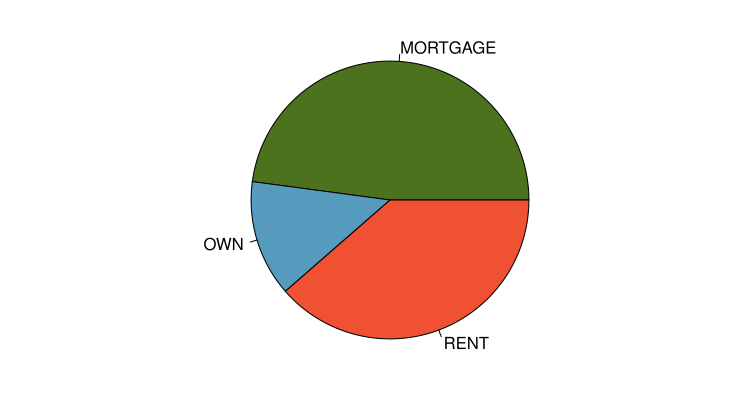

R code for this plot:
library(openintro)
data(email)
data(COL)

tab <- loans_full_schema$homeownership
t <- table(tab)[3:5]

myPDF("loan_homeownership_pie_chart.pdf",
      7.5,
      4,
      mar = c(0, 2, 0, 0.5),
      mgp = c(2.4, 0.5, 0))
#layout(matrix(1:2, 1), c(1, 1.1))

pie(t, col = COL[c(2, 1, 4)], radius = 0.75)

# par(mar = c(3.6, 5.2, 1, 1))
# barplot(tab,
#         axes = FALSE,
#         xlab = 'Homeownership',
#         ylab = '',
#         main = '',
#         col = COL[c(2, 1, 4)])
# axis(2) #, at = seq(0, 4000, 1000), labels = c(0, paste0(1:4, "k")))
# abline(h = 0)
# par(las = 0)
# mtext("Frequency", 2, line = 2.9)
dev.off()
